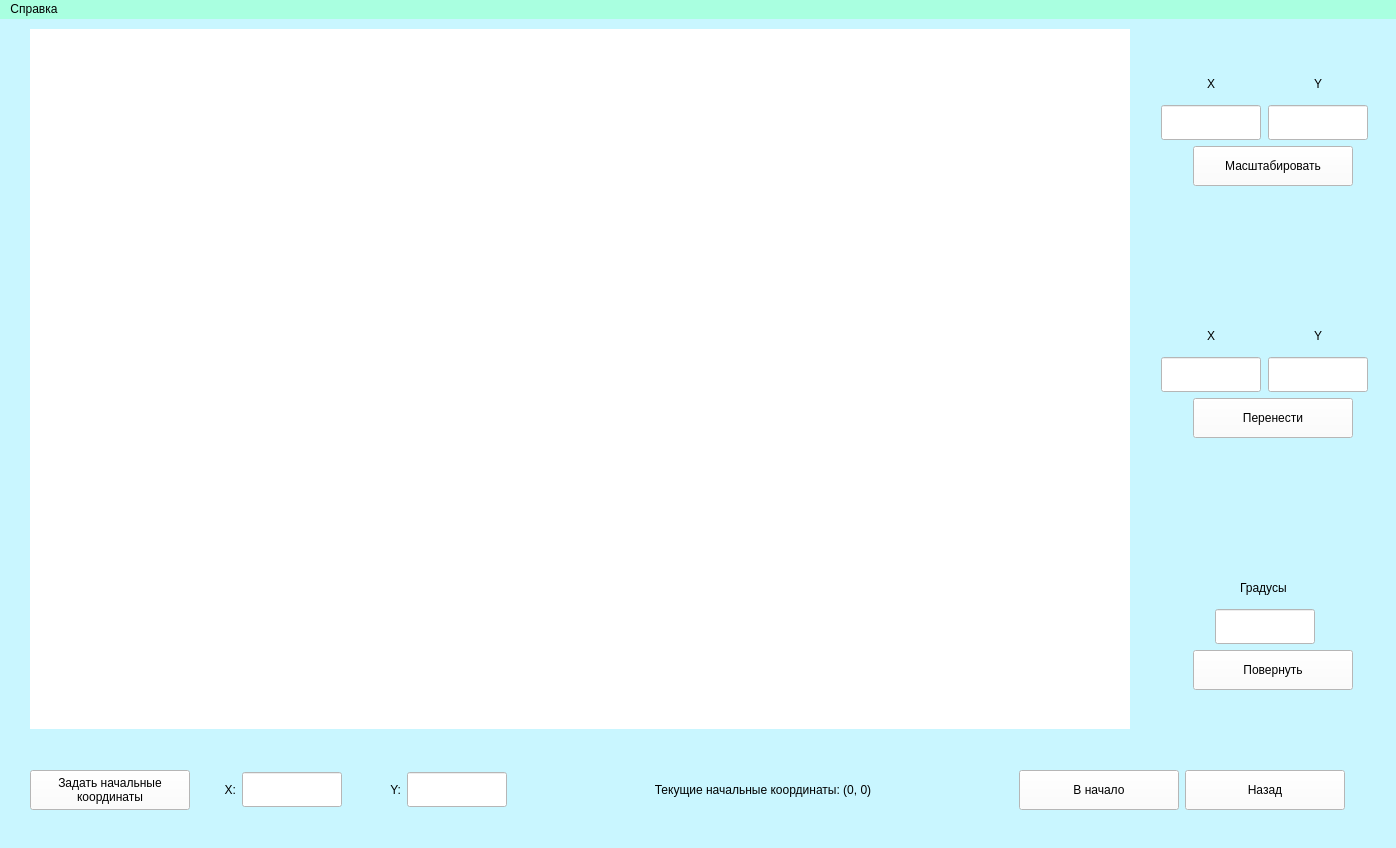
<?xml version="1.0" encoding="UTF-8"?>
<ui version="4.0">
 <class>MainWindow</class>
 <widget class="QMainWindow" name="MainWindow">
  <property name="geometry">
   <rect>
    <x>0</x>
    <y>0</y>
    <width>1396</width>
    <height>848</height>
   </rect>
  </property>
  <property name="windowTitle">
   <string>MainWindow</string>
  </property>
  <property name="styleSheet">
   <string notr="true">background-color: rgb(201, 246, 255);</string>
  </property>
  <widget class="QWidget" name="centralwidget">
   <widget class="QLabel" name="label">
    <property name="geometry">
     <rect>
      <x>30</x>
      <y>10</y>
      <width>1100</width>
      <height>700</height>
     </rect>
    </property>
    <property name="styleSheet">
     <string notr="true">background-color: rgb(255, 255, 255);</string>
    </property>
    <property name="text">
     <string/>
    </property>
   </widget>
   <widget class="QWidget" name="verticalLayoutWidget">
    <property name="geometry">
     <rect>
      <x>1160</x>
      <y>50</y>
      <width>211</width>
      <height>621</height>
     </rect>
    </property>
    <layout class="QVBoxLayout" name="verticalLayout">
     <item>
      <layout class="QHBoxLayout" name="horizontalLayout_4">
       <item>
        <widget class="QLabel" name="x_mash">
         <property name="maximumSize">
          <size>
           <width>100</width>
           <height>30</height>
          </size>
         </property>
         <property name="styleSheet">
          <string notr="true">background-color: rgb(201, 246, 255);
font: 75 italic 12pt &quot;Times New Roman&quot;;</string>
         </property>
         <property name="text">
          <string>X</string>
         </property>
         <property name="alignment">
          <set>Qt::AlignCenter</set>
         </property>
         <property name="margin">
          <number>0</number>
         </property>
        </widget>
       </item>
       <item>
        <widget class="QLabel" name="y_mash">
         <property name="maximumSize">
          <size>
           <width>100</width>
           <height>30</height>
          </size>
         </property>
         <property name="styleSheet">
          <string notr="true">background-color: rgb(201, 246, 255);
font: 75 italic 12pt &quot;Times New Roman&quot;;
</string>
         </property>
         <property name="text">
          <string>Y</string>
         </property>
         <property name="alignment">
          <set>Qt::AlignCenter</set>
         </property>
         <property name="margin">
          <number>0</number>
         </property>
        </widget>
       </item>
      </layout>
     </item>
     <item>
      <layout class="QHBoxLayout" name="horizontalLayout">
       <item>
        <widget class="QLineEdit" name="x_in_mash">
         <property name="sizePolicy">
          <sizepolicy hsizetype="Minimum" vsizetype="Minimum">
           <horstretch>0</horstretch>
           <verstretch>0</verstretch>
          </sizepolicy>
         </property>
         <property name="minimumSize">
          <size>
           <width>0</width>
           <height>35</height>
          </size>
         </property>
         <property name="maximumSize">
          <size>
           <width>100</width>
           <height>35</height>
          </size>
         </property>
         <property name="styleSheet">
          <string notr="true">background-color: rgb(255, 255, 255);
font: 14pt &quot;Times New Roman&quot;;</string>
         </property>
        </widget>
       </item>
       <item>
        <widget class="QLineEdit" name="y_in_mash">
         <property name="sizePolicy">
          <sizepolicy hsizetype="Minimum" vsizetype="Minimum">
           <horstretch>0</horstretch>
           <verstretch>0</verstretch>
          </sizepolicy>
         </property>
         <property name="minimumSize">
          <size>
           <width>0</width>
           <height>35</height>
          </size>
         </property>
         <property name="maximumSize">
          <size>
           <width>100</width>
           <height>35</height>
          </size>
         </property>
         <property name="styleSheet">
          <string notr="true">background-color: rgb(255, 255, 255);
font: 14pt &quot;Times New Roman&quot;;</string>
         </property>
        </widget>
       </item>
      </layout>
     </item>
     <item>
      <layout class="QHBoxLayout" name="_23">
       <property name="spacing">
        <number>0</number>
       </property>
       <item>
        <widget class="QLabel" name="emp_label">
         <property name="sizePolicy">
          <sizepolicy hsizetype="Minimum" vsizetype="Minimum">
           <horstretch>0</horstretch>
           <verstretch>0</verstretch>
          </sizepolicy>
         </property>
         <property name="minimumSize">
          <size>
           <width>0</width>
           <height>30</height>
          </size>
         </property>
         <property name="maximumSize">
          <size>
           <width>1</width>
           <height>30</height>
          </size>
         </property>
         <property name="styleSheet">
          <string notr="true"/>
         </property>
         <property name="text">
          <string/>
         </property>
        </widget>
       </item>
       <item>
        <widget class="QPushButton" name="do_mash">
         <property name="sizePolicy">
          <sizepolicy hsizetype="Minimum" vsizetype="Fixed">
           <horstretch>0</horstretch>
           <verstretch>0</verstretch>
          </sizepolicy>
         </property>
         <property name="minimumSize">
          <size>
           <width>0</width>
           <height>40</height>
          </size>
         </property>
         <property name="maximumSize">
          <size>
           <width>160</width>
           <height>40</height>
          </size>
         </property>
         <property name="contextMenuPolicy">
          <enum>Qt::DefaultContextMenu</enum>
         </property>
         <property name="layoutDirection">
          <enum>Qt::LeftToRight</enum>
         </property>
         <property name="styleSheet">
          <string notr="true">background-color: rgb(255, 255, 255);
font: 75 italic 12pt &quot;Times New Roman&quot;;</string>
         </property>
         <property name="text">
          <string>Масштабировать</string>
         </property>
        </widget>
       </item>
      </layout>
     </item>
     <item>
      <widget class="QLabel" name="emp_label_5">
       <property name="minimumSize">
        <size>
         <width>0</width>
         <height>100</height>
        </size>
       </property>
       <property name="maximumSize">
        <size>
         <width>200</width>
         <height>16777215</height>
        </size>
       </property>
       <property name="styleSheet">
        <string notr="true">background-color: rgb(201, 246, 255);</string>
       </property>
       <property name="text">
        <string/>
       </property>
      </widget>
     </item>
     <item>
      <layout class="QHBoxLayout" name="horizontalLayout_5">
       <item>
        <widget class="QLabel" name="x_per">
         <property name="maximumSize">
          <size>
           <width>100</width>
           <height>30</height>
          </size>
         </property>
         <property name="styleSheet">
          <string notr="true">background-color: rgb(201, 246, 255);
font: 75 italic 12pt &quot;Times New Roman&quot;;</string>
         </property>
         <property name="text">
          <string>X</string>
         </property>
         <property name="alignment">
          <set>Qt::AlignCenter</set>
         </property>
         <property name="margin">
          <number>0</number>
         </property>
        </widget>
       </item>
       <item>
        <widget class="QLabel" name="y_per">
         <property name="minimumSize">
          <size>
           <width>100</width>
           <height>0</height>
          </size>
         </property>
         <property name="maximumSize">
          <size>
           <width>100</width>
           <height>30</height>
          </size>
         </property>
         <property name="styleSheet">
          <string notr="true">background-color: rgb(201, 246, 255);
font: 75 italic 12pt &quot;Times New Roman&quot;;</string>
         </property>
         <property name="text">
          <string>Y</string>
         </property>
         <property name="alignment">
          <set>Qt::AlignCenter</set>
         </property>
         <property name="margin">
          <number>0</number>
         </property>
        </widget>
       </item>
      </layout>
     </item>
     <item>
      <layout class="QHBoxLayout" name="horizontalLayout_2">
       <item>
        <widget class="QLineEdit" name="x_in_per">
         <property name="sizePolicy">
          <sizepolicy hsizetype="Minimum" vsizetype="Minimum">
           <horstretch>0</horstretch>
           <verstretch>0</verstretch>
          </sizepolicy>
         </property>
         <property name="minimumSize">
          <size>
           <width>0</width>
           <height>35</height>
          </size>
         </property>
         <property name="maximumSize">
          <size>
           <width>100</width>
           <height>35</height>
          </size>
         </property>
         <property name="styleSheet">
          <string notr="true">background-color: rgb(255, 255, 255);
font: 14pt &quot;Times New Roman&quot;;</string>
         </property>
        </widget>
       </item>
       <item>
        <widget class="QLineEdit" name="y_in_per">
         <property name="sizePolicy">
          <sizepolicy hsizetype="Minimum" vsizetype="Minimum">
           <horstretch>0</horstretch>
           <verstretch>0</verstretch>
          </sizepolicy>
         </property>
         <property name="minimumSize">
          <size>
           <width>0</width>
           <height>35</height>
          </size>
         </property>
         <property name="maximumSize">
          <size>
           <width>100</width>
           <height>35</height>
          </size>
         </property>
         <property name="styleSheet">
          <string notr="true">background-color: rgb(255, 255, 255);
font: 14pt &quot;Times New Roman&quot;;</string>
         </property>
        </widget>
       </item>
      </layout>
     </item>
     <item>
      <layout class="QHBoxLayout" name="_24">
       <property name="spacing">
        <number>0</number>
       </property>
       <item>
        <widget class="QLabel" name="emp_label_2">
         <property name="sizePolicy">
          <sizepolicy hsizetype="Minimum" vsizetype="Minimum">
           <horstretch>0</horstretch>
           <verstretch>0</verstretch>
          </sizepolicy>
         </property>
         <property name="minimumSize">
          <size>
           <width>0</width>
           <height>30</height>
          </size>
         </property>
         <property name="maximumSize">
          <size>
           <width>1</width>
           <height>30</height>
          </size>
         </property>
         <property name="styleSheet">
          <string notr="true"/>
         </property>
         <property name="text">
          <string/>
         </property>
        </widget>
       </item>
       <item>
        <widget class="QPushButton" name="do_per">
         <property name="sizePolicy">
          <sizepolicy hsizetype="Minimum" vsizetype="Fixed">
           <horstretch>0</horstretch>
           <verstretch>0</verstretch>
          </sizepolicy>
         </property>
         <property name="minimumSize">
          <size>
           <width>0</width>
           <height>40</height>
          </size>
         </property>
         <property name="maximumSize">
          <size>
           <width>160</width>
           <height>40</height>
          </size>
         </property>
         <property name="contextMenuPolicy">
          <enum>Qt::DefaultContextMenu</enum>
         </property>
         <property name="layoutDirection">
          <enum>Qt::LeftToRight</enum>
         </property>
         <property name="styleSheet">
          <string notr="true">background-color: rgb(255, 255, 255);
font: 75 italic 12pt &quot;Times New Roman&quot;;</string>
         </property>
         <property name="text">
          <string>Перенести</string>
         </property>
        </widget>
       </item>
      </layout>
     </item>
     <item>
      <widget class="QLabel" name="emp_label_4">
       <property name="minimumSize">
        <size>
         <width>0</width>
         <height>100</height>
        </size>
       </property>
       <property name="maximumSize">
        <size>
         <width>200</width>
         <height>16777215</height>
        </size>
       </property>
       <property name="styleSheet">
        <string notr="true">background-color: rgb(201, 246, 255);</string>
       </property>
       <property name="text">
        <string/>
       </property>
      </widget>
     </item>
     <item>
      <layout class="QHBoxLayout" name="horizontalLayout_6">
       <item>
        <widget class="QLabel" name="degr">
         <property name="maximumSize">
          <size>
           <width>200</width>
           <height>30</height>
          </size>
         </property>
         <property name="styleSheet">
          <string notr="true">background-color: rgb(201, 246, 255);
font: 75 italic 12pt &quot;Times New Roman&quot;;</string>
         </property>
         <property name="text">
          <string>Градусы </string>
         </property>
         <property name="alignment">
          <set>Qt::AlignCenter</set>
         </property>
         <property name="margin">
          <number>0</number>
         </property>
        </widget>
       </item>
      </layout>
     </item>
     <item>
      <layout class="QHBoxLayout" name="horizontalLayout_3">
       <item>
        <widget class="QLineEdit" name="in_degr">
         <property name="sizePolicy">
          <sizepolicy hsizetype="Minimum" vsizetype="Minimum">
           <horstretch>0</horstretch>
           <verstretch>0</verstretch>
          </sizepolicy>
         </property>
         <property name="minimumSize">
          <size>
           <width>0</width>
           <height>35</height>
          </size>
         </property>
         <property name="maximumSize">
          <size>
           <width>100</width>
           <height>35</height>
          </size>
         </property>
         <property name="styleSheet">
          <string notr="true">background-color: rgb(255, 255, 255);
font: 14pt &quot;Times New Roman&quot;;</string>
         </property>
        </widget>
       </item>
      </layout>
     </item>
     <item>
      <layout class="QHBoxLayout" name="_25">
       <property name="spacing">
        <number>0</number>
       </property>
       <item>
        <widget class="QLabel" name="emp_label_3">
         <property name="sizePolicy">
          <sizepolicy hsizetype="Minimum" vsizetype="Minimum">
           <horstretch>0</horstretch>
           <verstretch>0</verstretch>
          </sizepolicy>
         </property>
         <property name="minimumSize">
          <size>
           <width>0</width>
           <height>30</height>
          </size>
         </property>
         <property name="maximumSize">
          <size>
           <width>1</width>
           <height>30</height>
          </size>
         </property>
         <property name="styleSheet">
          <string notr="true"/>
         </property>
         <property name="text">
          <string/>
         </property>
        </widget>
       </item>
       <item>
        <widget class="QPushButton" name="pov">
         <property name="sizePolicy">
          <sizepolicy hsizetype="Minimum" vsizetype="Fixed">
           <horstretch>0</horstretch>
           <verstretch>0</verstretch>
          </sizepolicy>
         </property>
         <property name="minimumSize">
          <size>
           <width>0</width>
           <height>40</height>
          </size>
         </property>
         <property name="maximumSize">
          <size>
           <width>160</width>
           <height>40</height>
          </size>
         </property>
         <property name="contextMenuPolicy">
          <enum>Qt::DefaultContextMenu</enum>
         </property>
         <property name="layoutDirection">
          <enum>Qt::LeftToRight</enum>
         </property>
         <property name="styleSheet">
          <string notr="true">background-color: rgb(255, 255, 255);
font: 75 italic 12pt &quot;Times New Roman&quot;;</string>
         </property>
         <property name="text">
          <string>Повернуть</string>
         </property>
        </widget>
       </item>
      </layout>
     </item>
    </layout>
   </widget>
   <widget class="QWidget" name="horizontalLayoutWidget_10">
    <property name="geometry">
     <rect>
      <x>30</x>
      <y>740</y>
      <width>1315</width>
      <height>62</height>
     </rect>
    </property>
    <layout class="QHBoxLayout" name="horizontalLayout_7">
     <item>
      <widget class="QPushButton" name="make_new_st_coord">
       <property name="minimumSize">
        <size>
         <width>160</width>
         <height>40</height>
        </size>
       </property>
       <property name="maximumSize">
        <size>
         <width>160</width>
         <height>40</height>
        </size>
       </property>
       <property name="styleSheet">
        <string notr="true">background-color: rgb(255, 255, 255);
font: 75 italic 11pt &quot;Times New Roman&quot;;</string>
       </property>
       <property name="text">
        <string>Задать начальные 
координаты</string>
       </property>
      </widget>
     </item>
     <item>
      <widget class="QLabel" name="x_st_coord">
       <property name="minimumSize">
        <size>
         <width>40</width>
         <height>0</height>
        </size>
       </property>
       <property name="maximumSize">
        <size>
         <width>40</width>
         <height>30</height>
        </size>
       </property>
       <property name="styleSheet">
        <string notr="true">background-color: rgb(201, 246, 255);
font: 75 italic 12pt &quot;Times New Roman&quot;;</string>
       </property>
       <property name="text">
        <string>X:</string>
       </property>
       <property name="alignment">
        <set>Qt::AlignRight|Qt::AlignTrailing|Qt::AlignVCenter</set>
       </property>
       <property name="margin">
        <number>0</number>
       </property>
      </widget>
     </item>
     <item>
      <widget class="QLineEdit" name="x_in_st_coord">
       <property name="minimumSize">
        <size>
         <width>0</width>
         <height>35</height>
        </size>
       </property>
       <property name="maximumSize">
        <size>
         <width>100</width>
         <height>16777215</height>
        </size>
       </property>
       <property name="styleSheet">
        <string notr="true">background-color: rgb(255, 255, 255);
font: 14pt &quot;Times New Roman&quot;;</string>
       </property>
      </widget>
     </item>
     <item>
      <widget class="QLabel" name="y_st_coord">
       <property name="minimumSize">
        <size>
         <width>40</width>
         <height>0</height>
        </size>
       </property>
       <property name="maximumSize">
        <size>
         <width>60</width>
         <height>30</height>
        </size>
       </property>
       <property name="layoutDirection">
        <enum>Qt::LeftToRight</enum>
       </property>
       <property name="styleSheet">
        <string notr="true">background-color: rgb(201, 246, 255);
font: 75 italic 12pt &quot;Times New Roman&quot;;</string>
       </property>
       <property name="text">
        <string>Y:</string>
       </property>
       <property name="alignment">
        <set>Qt::AlignRight|Qt::AlignTrailing|Qt::AlignVCenter</set>
       </property>
       <property name="margin">
        <number>0</number>
       </property>
      </widget>
     </item>
     <item>
      <widget class="QLineEdit" name="y_in_st_coord">
       <property name="minimumSize">
        <size>
         <width>0</width>
         <height>35</height>
        </size>
       </property>
       <property name="maximumSize">
        <size>
         <width>100</width>
         <height>16777215</height>
        </size>
       </property>
       <property name="styleSheet">
        <string notr="true">background-color: rgb(255, 255, 255);
font: 14pt &quot;Times New Roman&quot;;</string>
       </property>
      </widget>
     </item>
     <item>
      <widget class="QLabel" name="st_coord">
       <property name="minimumSize">
        <size>
         <width>500</width>
         <height>0</height>
        </size>
       </property>
       <property name="styleSheet">
        <string notr="true">background-color: rgb(201, 246, 255);
font: 75 italic 12pt &quot;Times New Roman&quot;;</string>
       </property>
       <property name="text">
        <string>Текущие начальные координаты: (0, 0)</string>
       </property>
       <property name="alignment">
        <set>Qt::AlignCenter</set>
       </property>
      </widget>
     </item>
     <item>
      <widget class="QPushButton" name="to_begin">
       <property name="minimumSize">
        <size>
         <width>160</width>
         <height>40</height>
        </size>
       </property>
       <property name="maximumSize">
        <size>
         <width>160</width>
         <height>16777215</height>
        </size>
       </property>
       <property name="styleSheet">
        <string notr="true">background-color: rgb(255, 255, 255);
font: 75 italic 12pt &quot;Times New Roman&quot;;</string>
       </property>
       <property name="text">
        <string>В начало</string>
       </property>
      </widget>
     </item>
     <item>
      <widget class="QPushButton" name="back">
       <property name="minimumSize">
        <size>
         <width>160</width>
         <height>40</height>
        </size>
       </property>
       <property name="maximumSize">
        <size>
         <width>160</width>
         <height>16777215</height>
        </size>
       </property>
       <property name="styleSheet">
        <string notr="true">background-color: rgb(255, 255, 255);
font: 75 italic 12pt &quot;Times New Roman&quot;;</string>
       </property>
       <property name="text">
        <string>Назад</string>
       </property>
      </widget>
     </item>
    </layout>
   </widget>
  </widget>
  <widget class="QMenuBar" name="menubar">
   <property name="geometry">
    <rect>
     <x>0</x>
     <y>0</y>
     <width>1396</width>
     <height>26</height>
    </rect>
   </property>
   <property name="styleSheet">
    <string notr="true">background-color: rgb(169, 255, 224);</string>
   </property>
   <widget class="QMenu" name="menu">
    <property name="title">
     <string>Справка</string>
    </property>
    <addaction name="author"/>
    <addaction name="task"/>
    <addaction name="func"/>
   </widget>
   <addaction name="menu"/>
  </widget>
  <action name="author">
   <property name="text">
    <string>Автор</string>
   </property>
  </action>
  <action name="task">
   <property name="text">
    <string>Функционал</string>
   </property>
  </action>
  <action name="func">
   <property name="text">
    <string>Условие</string>
   </property>
  </action>
 </widget>
 <resources/>
 <connections/>
</ui>
